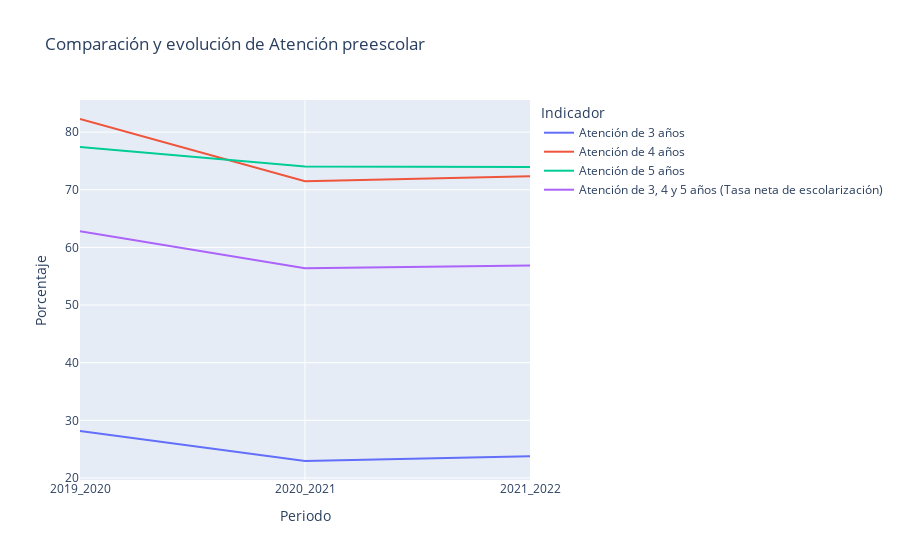

Notebook cell for this chart:
### Markdown cell above
##### Comparativa de atención por edad en preescolar

### Code cell
dff = data_escolar_subset[data_escolar_subset['Indicador'].str.contains('Atención')]
title = 'Comparación y evolución de Atención preescolar'
fig = px.line(dff, x="Periodo", y="Porcentaje", color='Indicador', title = title,labels={'nivel_escolaridad':'Escolaridad'})
fig.show()

### Figure 1 — Plotly figure (JSON) as saved in the notebook; plotly's stock layout.template omitted (floating-point values rounded to 4 significant figures)
{"data": [{"hovertemplate": "Indicador=Atención de 3 años<br>Periodo=%{x}<br>Porcentaje=%{y}<extra></extra>", "legendgroup": "Atención de 3 años", "line": {"color": "#636efa", "dash": "solid"}, "marker": {"symbol": "circle"}, "mode": "lines", "name": "Atención de 3 años", "orientation": "v", "showlegend": true, "type": "scatter", "x": ["2019_2020", "2020_2021", "2021_2022"], "xaxis": "x", "y": [28.15, 22.94, 23.78], "yaxis": "y"}, {"hovertemplate": "Indicador=Atención de 4 años<br>Periodo=%{x}<br>Porcentaje=%{y}<extra></extra>", "legendgroup": "Atención de 4 años", "line": {"color": "#EF553B", "dash": "solid"}, "marker": {"symbol": "circle"}, "mode": "lines", "name": "Atención de 4 años", "orientation": "v", "showlegend": true, "type": "scatter", "x": ["2019_2020", "2020_2021", "2021_2022"], "xaxis": "x", "y": [82.28, 71.49, 72.35], "yaxis": "y"}, {"hovertemplate": "Indicador=Atención de 5 años<br>Periodo=%{x}<br>Porcentaje=%{y}<extra></extra>", "legendgroup": "Atención de 5 años", "line": {"color": "#00cc96", "dash": "solid"}, "marker": {"symbol": "circle"}, "mode": "lines", "name": "Atención de 5 años", "orientation": "v", "showlegend": true, "type": "scatter", "x": ["2019_2020", "2020_2021", "2021_2022"], "xaxis": "x", "y": [77.42, 74.06, 73.96], "yaxis": "y"}, {"hovertemplate": "Indicador=Atención de 3, 4 y 5 años (Tasa neta de escolarización)<br>Periodo=%{x}<br>Porcentaje=%{y}<extra></extra>", "legendgroup": "Atención de 3, 4 y 5 años (Tasa neta de escolarización)", "line": {"color": "#ab63fa", "dash": "solid"}, "marker": {"symbol": "circle"}, "mode": "lines", "name": "Atención de 3, 4 y 5 años (Tasa neta de escolarización)", "orientation": "v", "showlegend": true, "type": "scatter", "x": ["2019_2020", "2020_2021", "2021_2022"], "xaxis": "x", "y": [62.81, 56.38, 56.84], "yaxis": "y"}], "layout": {"legend": {"title": {"text": "Indicador"}, "tracegroupgap": 0}, "title": {"text": "Comparación y evolución de Atención preescolar"}, "xaxis": {"anchor": "y", "domain": [0, 1], "title": {"text": "Periodo"}}, "yaxis": {"anchor": "x", "domain": [0, 1], "title": {"text": "Porcentaje"}}}}
